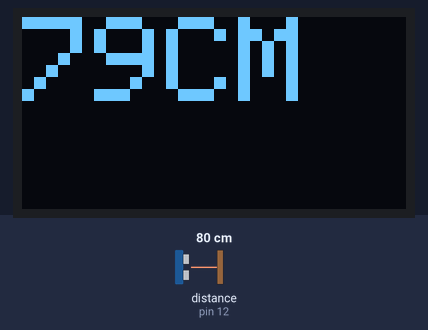
Bench run of a sketch on a simulated Arduino Uno, built with avr-gcc and run on an emulated ATmega328P. On the bench: 128×64 one-colour display. Wiring (inferred from the names in the program): ultrasonic range finder: trigger pin 14; echo pin 12. The test bench sets the inputs (shaded band); at power-on: distance to the obstacle (sensor on pin 12) 80 cm. The echo pulse lasts 58.3 µs per cm; what the sketch prints to the serial monitor is not drawn.

Above: at 1.2 s.
1.3 s: distance to the obstacle (sensor on pin 12) set to 2 cm
At 2.0 s:
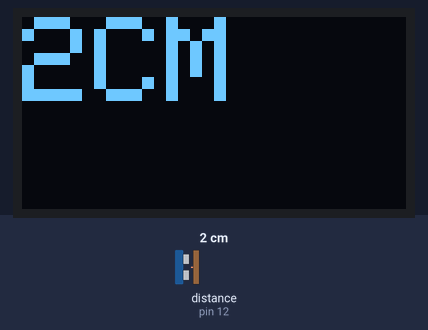
2.9 s: distance to the obstacle (sensor on pin 12) set to 4 cm
At 4.2 s:
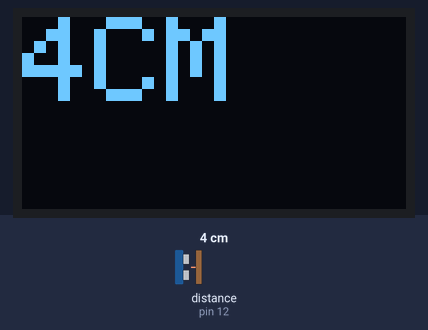
4.5 s: distance to the obstacle (sensor on pin 12) set to 9 cm
At 5.4 s:
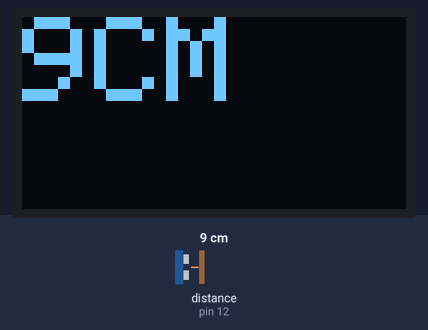
Timing chart, 0 to 7.5 s (numbered marks = the images above; inputs shaded):
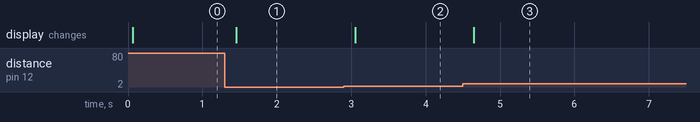

Measured:
- after the input at 1.3 s, the display: changes after 0.16 s (image 1)
- after the input at 2.9 s, the display: changes after 0.15 s (image 2)
- after the input at 4.5 s, the display: changes after 0.15 s (image 3)

The sketch:

mcu8266_ultrasound.ino
```cpp
#include <Adafruit_GFX.h>
#include <Adafruit_SPITFT.h>
#include <Adafruit_SPITFT_Macros.h>
#include <gfxfont.h>
#include <SPI.h>
#include <Wire.h>
#include <Adafruit_SSD1306.h>

#define OLED_RESET LED_BUILTIN
Adafruit_SSD1306 display(OLED_RESET);

// defines pins numbers
const int trigPin = 14;
const int echoPin = 12;
// defines variables
long duration;
float distance;
void setup() {
  pinMode(trigPin, OUTPUT); // Sets the trigPin as an Output
  pinMode(echoPin, INPUT); // Sets the echoPin as an Input
  Serial.begin(9600); // Starts the serial communication
  display.begin(SSD1306_SWITCHCAPVCC, 0x3C);
}
void loop() {
  // Clears the trigPin
  digitalWrite(trigPin, LOW);
  delayMicroseconds(2);
  // Sets the trigPin on HIGH state for 10 micro seconds
  digitalWrite(trigPin, HIGH);
  delayMicroseconds(10);
  digitalWrite(trigPin, LOW);
  // Reads the echoPin, returns the sound wave travel time in microseconds
  duration = pulseIn(echoPin, HIGH);
  // Calculating the distance
  distance= duration*0.034/2;
  // Prints the distance on the Serial Monitor
  Serial.print("Distance: ");
  Serial.println(distance);

  display.clearDisplay();
  display.setTextSize(4);
  display.setTextColor(WHITE);
  display.setCursor(0,0);
  display.print(round(distance));
  display.println("CM");
  display.display();

  delay(200);
}
```
